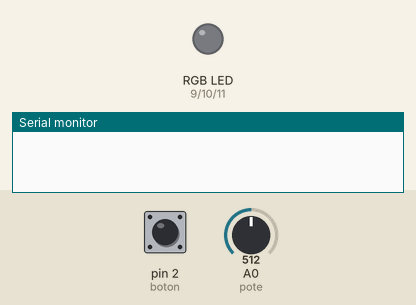
Simulated run of this sketch. Board: Arduino Uno, built with avr-gcc and run on an emulated ATmega328P. On the bench: an RGB LED mixed from three pins (HIGH = lit), the last lines printed to the serial monitor. Inputs (shaded band) come from the test bench; at power-on: pin 2 (boton) LOW, A0 (pote) = 512. Dim RGB values are drawn brighter than linear.

Above: at 1.2 s.
1.3 s: pin 2 (boton) pulled HIGH for 0.15 s
At 2.66 s:
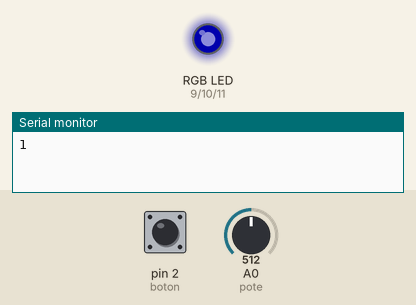
At 3.87 s:
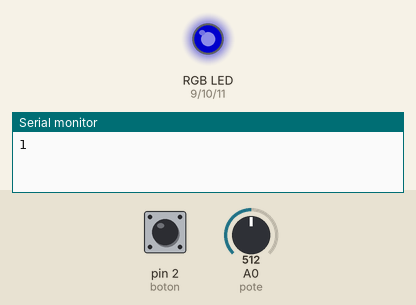
4.3 s: A0 (pote) set to 422
At 4.78 s:
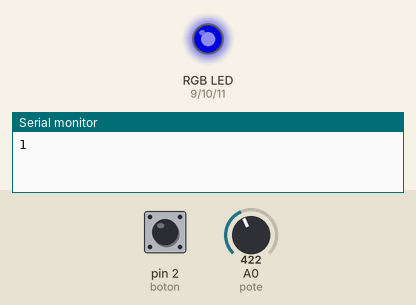
7.3 s: A0 (pote) set to 395
At 10.18 s:
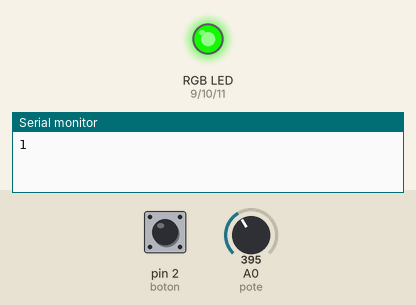
10.3 s: A0 (pote) set to 1023
13.3 s: A0 (pote) set to 0
16.3 s: A0 (pote) set to 122
Timing chart, 0 to 19.7 s (numbered marks = the images above; inputs shaded):
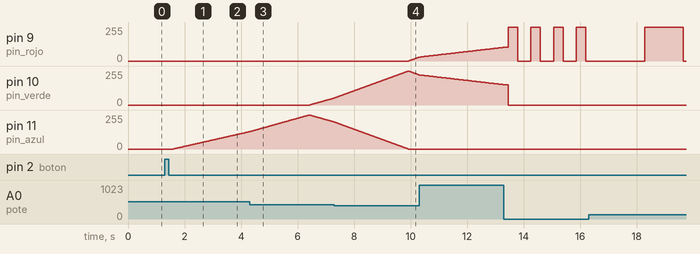

Measured:
- the behaviour switches between 410 and 409 on A0 (pote) (found by bisection; images 3 and 4)
- after the input at 1.3 s, pin 11 (pin_azul): moves from 0/255 to 130/255 over 2.7 s, starting after 0.30 s
- after the input at 7.3 s, pin 9 (pin_rojo): moves from 0/255 to 29/255 over 0.36 s, starting after 2.6 s

The sketch:

RGB_Fade_Arduino_Nano.ino
```cpp
//Proyecto para NodeMCU y Aplicacion Blynk

//Salidas
int pin_rojo = 9;   //LED Rojo,   Pin D5
int pin_verde = 10;  //LED Verde, Pin D4
int pin_azul = 11;  //LED Azul,  Pin D3
int boton = 2;
int pote = A0;

//Arrays colores
int negro[3]  = { 0, 0, 0 };
int blanco[3]  = { 100, 100, 100 };
int rojo[3]    = { 100, 0, 0 };
int verde[3]  = { 0, 100, 0 };
int azul[3]   = { 0, 0, 100 };
int amarillo[3] = { 40, 95, 0 };
int dim_blanco[3] = { 30, 30, 30 };
int violeta[3] = { 60, 0, 100 };
int naranja[3] = { 100, 35, 0 };
int rosa[3] = { 100, 0, 40 };

//Inicializacion de colores
int valor_rojo = negro[0];
int valor_verde = negro[1];
int valor_azul = negro[2];

int wait = 10;
int hold = 0;
int DEBUG = 1;
int contador_loop = 60;
int repetir = 999999999;
int j = 0;

//Variables extras
int pin_color_fade = 2; //Pin D2
int color_fade = LOW;
int bandera_color_fade = 0;
int i = 0;

//Inicializacion de variables de colores
int prev_rojo = valor_rojo;
int prev_verde = valor_verde;
int prev_azul = valor_azul;

int estado_boton;
int estado_fade = 0;
int anti_estado_boton = 0;
int valor_pote;
int bandera_fade = 0;


void setup()
{
  pinMode(pin_rojo, OUTPUT);
  pinMode(pin_verde, OUTPUT);
  pinMode(pin_azul, OUTPUT);
  pinMode(pote, INPUT);

  Serial.begin(9600);
}

void loop()
{
  estado_fade = f_estado_fade(estado_fade);

  if(estado_fade)
  {
    //crossFade(white);
    cross_fade(azul);
    cross_fade(verde);
    cross_fade(rojo);
  }
  else
  {
    digitalWrite(pin_rojo, LOW);
    digitalWrite(pin_verde, LOW);
    digitalWrite(pin_azul, LOW);
  }

  delay(100);
}

int f_estado_fade(int estado_fade)
{
  estado_boton = digitalRead(boton);

  if(estado_boton != anti_estado_boton)
  {
    if(estado_boton)
    {
      delay(300);

      estado_fade = !estado_fade;

      Serial.println(estado_fade);
    }

    anti_estado_boton = estado_boton;
  }

  return estado_fade;
}

int calcular_step(int valor_previo, int valor_final)
{
  int step = valor_final - valor_previo;

  if(step)
  {
    step = 1020 / step;
  }

  return step;
}

int calcular_valor(int step, int valor, int i)
{
  if((step) && i % step == 0)
  {
    if(step > 0)
    {
      valor = valor + 1;
    }
    else if(step < 0)
    {
      valor = valor - 1;
    }
  }

  if(valor > 255)
  {
    valor = 255;
  }
  else if(valor < 0)
  {
    valor = 0;
  }
  return valor;
}

void cross_fade(int color[3])
{
  // Conversor de 0 a 255
  int rojo = (color[0] * 255) / 100;
  int verde = (color[1] * 255) / 100;
  int azul = (color[2] * 255) / 100;

  int step_rojo = calcular_step(prev_rojo, rojo);
  int step_verde = calcular_step(prev_verde, verde);
  int step_azul = calcular_step(prev_azul, azul);

  for (int i = 0; i <= 1020; i++)
  {
    estado_fade = f_estado_fade(estado_fade);

    valor_pote = analogRead(pote);

    wait = map(valor_pote, 0, 1023, 0, 10);

    bandera_fade = 1;

    if(!estado_fade)
    {
      break;
    }

    valor_rojo = calcular_valor(step_rojo, valor_rojo, i);
    valor_verde = calcular_valor(step_verde, valor_verde, i);
    valor_azul = calcular_valor(step_azul, valor_azul, i);

    analogWrite(pin_rojo, valor_rojo);
    analogWrite(pin_verde, valor_verde);
    analogWrite(pin_azul, valor_azul);

    delay(wait);

    /*if(DEBUG)
    {
      if(i == 0 or i % contador_loop == 0)
      {
        Serial.print("Loop/RGB: #");
        Serial.print(i);
        Serial.print(" | ");
        Serial.print(valor_rojo);
        Serial.print(" / ");
        Serial.print(valor_verde);
        Serial.print(" / ");
        Serial.println(valor_azul);
      }

      DEBUG = DEBUG + 1;
    }*/
  }

  prev_rojo = valor_rojo;
  prev_verde = valor_verde;
  prev_azul = valor_azul;

  delay(hold);
}
```
